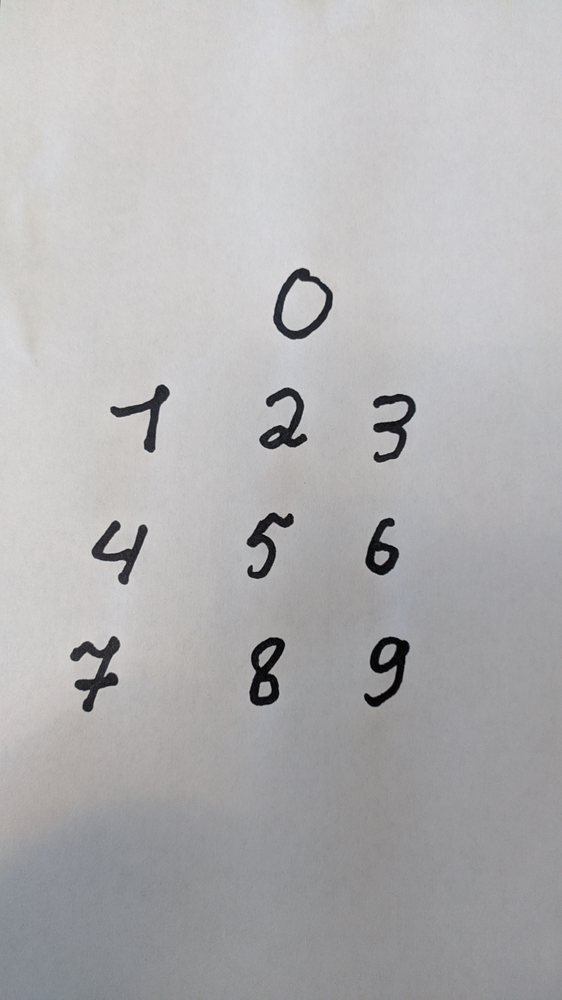
#> input picture myData/test_digits.png, 562 x 1000 px, shrunk from 2160 x 3840 before the run
$ python -i Boxes_around_digits.py   (imports and definitions only)
#> lines starting #> are read from the running program, lines starting #| are printed output that depends on the picture; after the words box and inside, x2 and y2 are one past the last pixel; in counts of white or black regions, pixels touching at a corner belong together
#> further down, picture is the input picture: shape (1000, 562, 3); mean B, G, R 179.2, 177.9, 178.7
import cv2
import numpy as np
import imutils


def find_roi(image, rect):
    (startX, startY) = rect[0], rect[1]
    (endX, endY) = rect[0] + rect[2], rect[1] + rect[3]
    return image[startY:endY, startX:endX]


def extract_digits(image):
    # Convert to gray scale and apply Gaussian blur
    img_gray = cv2.cvtColor(image, cv2.COLOR_BGR2GRAY)
    blurred = cv2.GaussianBlur(img_gray, (5, 5), 0)

    # Threshold the image
    ret, img_th = cv2.threshold(blurred, 60, 255, cv2.THRESH_BINARY_INV)
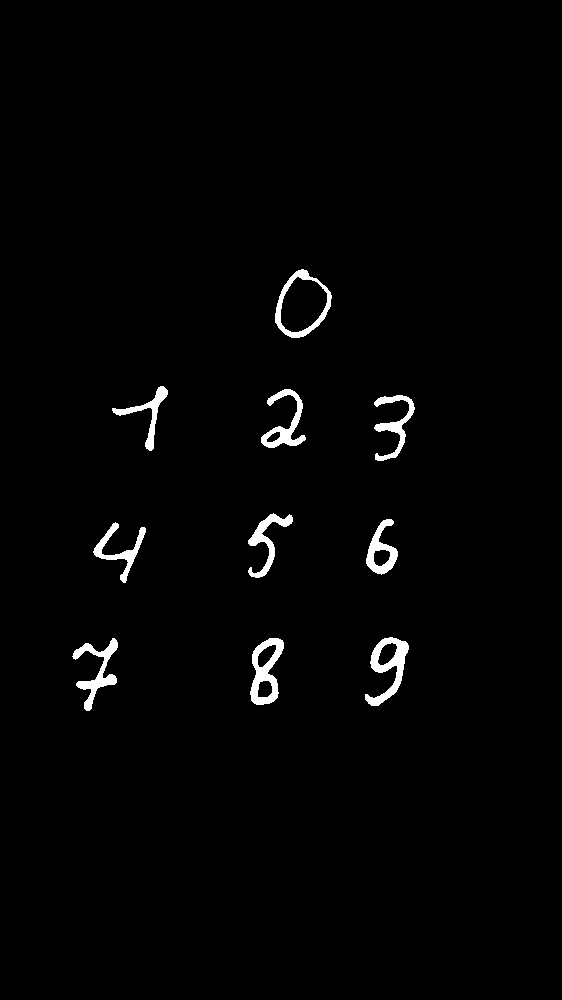
#> img_th: shape (1000, 562); 1.6% white; 10 white regions

    # Find contours
    cnts = cv2.findContours(img_th.copy(), cv2.RETR_EXTERNAL, cv2.CHAIN_APPROX_SIMPLE)
#> cnts = 10 contours; largest, box (x1, y1, x2, y2) and area: (275, 269, 332, 338) 2640, (250, 638, 284, 705) 1452, (365, 637, 409, 706) 1312, (366, 519, 398, 575) 904, (261, 389, 306, 448) 875
    cnts = imutils.grab_contours(cnts)

    # Get rectangles contains each contours
    rects = [cv2.boundingRect(ctr) for ctr in cnts]
#> rects = [(250, 638, 34, 67), (72, 638, 46, 73), (365, 637, 44, 69), (93, 522, 53, 61), (366, 519, 32, 56), (248, 513, 45, 65), (374, 395, 41, 66), (261, 389, 45, 59), (112, 386, 56, 65), (275, 269, 57, 69)]

    # Get roi
    digits = np.array([find_roi(img_th.copy(), rect) for rect in rects])
#> in find_roi, `return image[startY:endY, startX:endX]`: returned value: shape (67, 34); 49.1% white; 1 white region, box (x1, y1, x2, y2) and area: (0, 0, 34, 67) 1118
#> in find_roi (call 2), `return image[startY:endY, startX:endX]`: returned value: shape (73, 46); 29.9% white; 1 white region, box (x1, y1, x2, y2) and area: (0, 0, 46, 73) 1005
#> in find_roi (call 3), `return image[startY:endY, startX:endX]`: returned value: shape (69, 44); 38% white; 1 white region, box (x1, y1, x2, y2) and area: (0, 0, 44, 69) 1154
#> in find_roi (call 4), `return image[startY:endY, startX:endX]`: returned value: shape (61, 53); 23.8% white; 1 white region, box (x1, y1, x2, y2) and area: (0, 0, 53, 61) 771
#> in find_roi (call 5), `(startX, startY) = rect[0], rect[1]`: startX = 366; startY = 519
#> in find_roi (call 5), `return image[startY:endY, startX:endX]`:
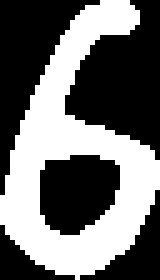
#> returned value: shape (56, 32) (shown 5 times larger); 43.1% white; 1 white region, box (x1, y1, x2, y2) and area: (0, 0, 32, 56) 773
#> in find_roi (call 6), `(startX, startY) = rect[0], rect[1]`: startX = 248; startY = 513
#> in find_roi (call 6), `return image[startY:endY, startX:endX]`:
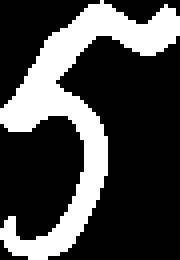
#> returned value: shape (65, 45) (shown 4 times larger); 27.9% white; 1 white region, box (x1, y1, x2, y2) and area: (0, 0, 45, 65) 817
#> in find_roi (call 7), `(startX, startY) = rect[0], rect[1]`: startX = 374; startY = 395
#> in find_roi (call 7), `return image[startY:endY, startX:endX]`:
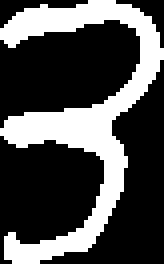
#> returned value: shape (66, 41) (shown 4 times larger); 30.8% white; 1 white region, box (x1, y1, x2, y2) and area: (0, 0, 41, 66) 833
#> in find_roi (call 8), `(startX, startY) = rect[0], rect[1]`: startX = 261; startY = 389
#> in find_roi (call 8), `return image[startY:endY, startX:endX]`:
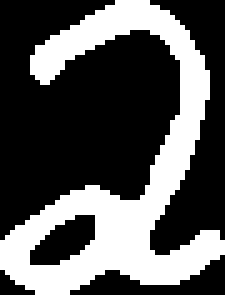
#> returned value: shape (59, 45) (shown 5 times larger); 34.3% white; 1 white region, box (x1, y1, x2, y2) and area: (0, 0, 45, 59) 911
#> in find_roi (call 9), `(startX, startY) = rect[0], rect[1]`: startX = 112; startY = 386
#> in find_roi (call 9), `return image[startY:endY, startX:endX]`:
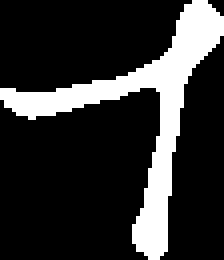
#> returned value: shape (65, 56) (shown 4 times larger); 19.4% white; 1 white region, box (x1, y1, x2, y2) and area: (0, 0, 56, 65) 706
#> in find_roi (call 10), `(startX, startY) = rect[0], rect[1]`: startX = 275; startY = 269
#> in find_roi (call 10), `return image[startY:endY, startX:endX]`:
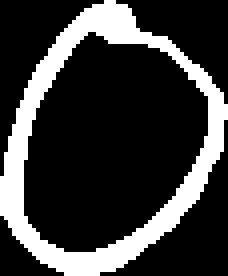
#> returned value: shape (69, 57) (shown 4 times larger); 22.7% white; 1 white region, box (x1, y1, x2, y2) and area: (0, 0, 57, 69) 893

    return rects, digits

>>> import cv2
>>> picture = cv2.imread('myData/test_digits.png')
#> (the run stopped early here; a loop or call above may not have finished)
